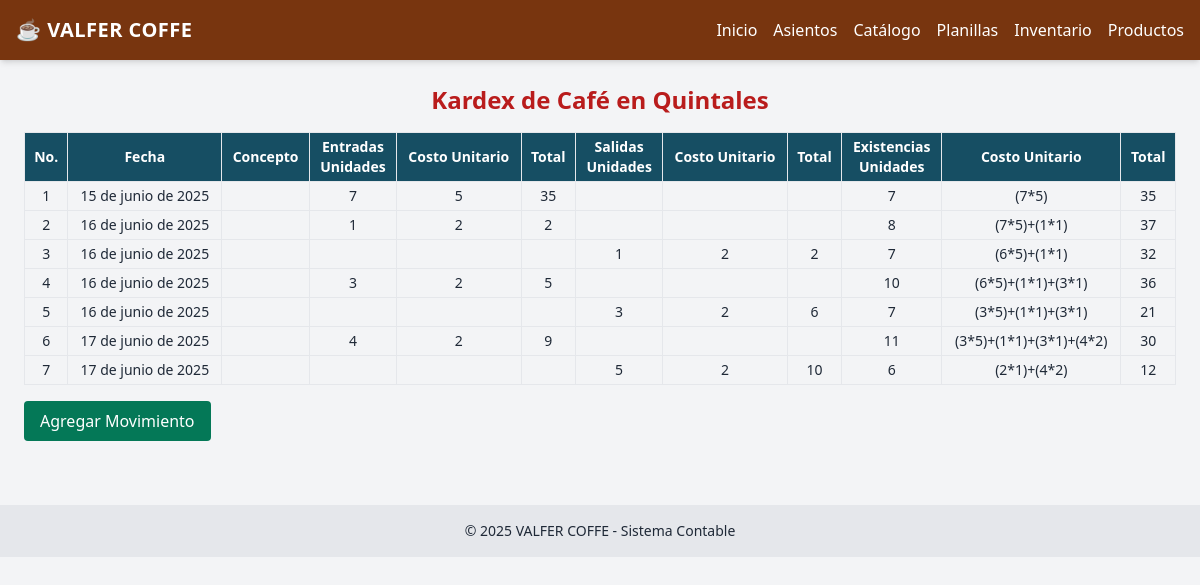
/kardex/1/, run on an earlier commit of the app's database.
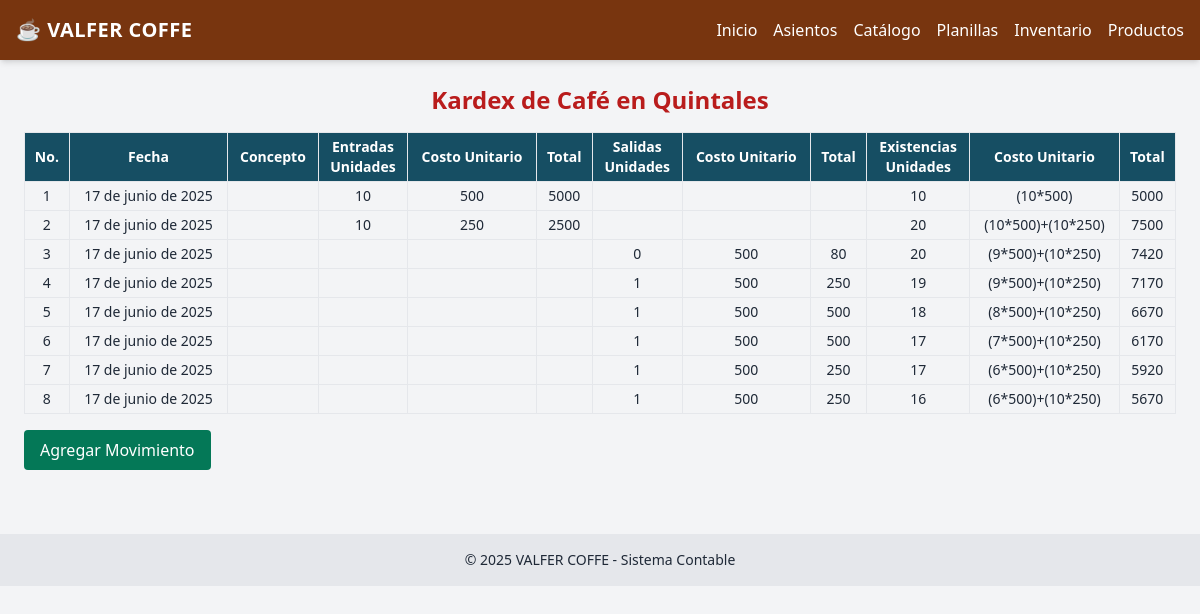
And on a later commit of the database.
### contabilidad/models.py (models this page shows, shortened)
class KardexMateriaPrima(models.Model):
    materia_prima = models.ForeignKey(MateriaPrima, on_delete=models.CASCADE)
    fecha = models.DateField()
    tipo_movimiento = models.CharField(max_length=20, choices=[('entrada','Entrada'),('salida','Salida'),('proceso','Consumo Proceso')])
    concepto = models.CharField(max_length=255, blank=True, null=True)  # Ej: factura, proceso, etc.
    cantidad = models.DecimalField(max_digits=12, decimal_places=2)
    costo_unitario = models.DecimalField(max_digits=12, decimal_places=2)
    total = models.DecimalField(max_digits=12, decimal_places=2)
    saldo_cantidad = models.DecimalField(max_digits=12, decimal_places=2)
    saldo_total = models.DecimalField(max_digits=12, decimal_places=2)

### contabilidad/views.py (the view)
# urls.py: path('kardex/<int:materia_prima_id>/', views.kardex_materia_prima_list, name='kardex_materia_prima_list'),
def kardex_materia_prima_list(request, materia_prima_id):
    materia = get_object_or_404(MateriaPrima, id=materia_prima_id)
    movimientos = KardexMateriaPrima.objects.filter(materia_prima=materia).order_by('fecha', 'id')
    existencias_peps = calcular_existencias_peps(movimientos)
    movimientos_y_lotes = zip(movimientos, existencias_peps)
    return render(request, 'inventario/kardex_materia_prima_list.html', {
        'materia': materia,
        'movimientos_y_lotes': movimientos_y_lotes,
    })

### contabilidad/templates/inventario/kardex_materia_prima_list.html (shortened to what this page needs)
{% extends 'contabilidad/base.html' %}
{% block content %}
<h2 class="text-2xl font-bold mb-4 text-center text-red-700">Kardex de {{ materia.nombre }}</h2>
<div class="overflow-x-auto">
  <table class="w-full text-sm border text-center">
    <thead class="bg-cyan-900 text-white">
      <tr>
        <th class="border px-2 py-1">No.</th>
        <th class="border px-2 py-1">Fecha</th>
        <th class="border px-2 py-1">Concepto</th>
        <th class="border px-2 py-1">Entradas<br>Unidades</th>
        <th class="border px-2 py-1">Costo Unitario</th>
        <th class="border px-2 py-1">Total</th>
        <th class="border px-2 py-1">Salidas<br>Unidades</th>
        <th class="border px-2 py-1">Costo Unitario</th>
        <th class="border px-2 py-1">Total</th>
        <th class="border px-2 py-1">Existencias<br>Unidades</th>
        <th class="border px-2 py-1">Costo Unitario</th>
        <th class="border px-2 py-1">Total</th>
      </tr>
    </thead>
    <tbody>
      {% for mov, exist in movimientos_y_lotes %}
        <tr>
          <td class="border px-2 py-1">{{ forloop.counter }}</td>
          <td class="border px-2 py-1">{{ mov.fecha }}</td>
          <td class="border px-2 py-1">{{ mov.referencia }}</td>
          {% if mov.tipo_movimiento == 'entrada' %}
            <td class="border px-2 py-1">{{ mov.cantidad|floatformat:0 }}</td>
            <td class="border px-2 py-1">{{ mov.costo_unitario|floatformat:0 }}</td>
            <td class="border px-2 py-1">{{ mov.total|floatformat:0 }}</td>
            <td class="border px-2 py-1"></td>
            <td class="border px-2 py-1"></td>
            <td class="border px-2 py-1"></td>
          {% elif mov.tipo_movimiento in 'salida proceso' %}
            <td class="border px-2 py-1"></td>
            <td class="border px-2 py-1"></td>
            <td class="border px-2 py-1"></td>
            <td class="border px-2 py-1">{{ mov.cantidad|floatformat:0 }}</td>
            <td class="border px-2 py-1">{{ mov.costo_unitario|floatformat:0 }}</td>
            <td class="border px-2 py-1">{{ mov.total|floatformat:0 }}</td>
          {% endif %}
          <td class="border px-2 py-1">{{ exist.unidades_totales|floatformat:0 }}</td>
          <td class="border px-2 py-1">{{ exist.detalle }}</td>
          <td class="border px-2 py-1">{{ exist.valor_total|floatformat:0 }}</td>
        </tr>
      {% endfor %}
    </tbody>
  </table>
</div>
<div class="mt-4">
  <a href="{% url 'kardex_materia_prima_nuevo' materia.id %}" class="inline-block bg-emerald-700 text-white px-4 py-2 rounded hover:bg-emerald-800 transition">Agregar Movimiento</a>
</div>
{% endblock %}

What changed in the data, as far as the page shows it:
no longer on this page (row edited): KardexMateriaPrima: fecha "15 de junio de 2025", cantidad "7", costo_unitario "5", total "35", unidades_totales "7", detalle "(7*5)", valor_total "35"
no longer on this page (row edited): KardexMateriaPrima: fecha "16 de junio de 2025", cantidad "3", costo_unitario "2", total "5", unidades_totales "10", detalle "(6*5)+(1*1)+(3*1)", valor_total "36"
no longer on this page (row edited): KardexMateriaPrima: fecha "17 de junio de 2025", cantidad "4", costo_unitario "2", total "9", unidades_totales "11", detalle "(3*5)+(1*1)+(3*1)+(4*2)", valor_total "30"
changed KardexMateriaPrima (number 1 of 8 on the later page): fecha "16 de junio de 2025" → "17 de junio de 2025"; cantidad "1" → "10"; costo_unitario "2" → "500"; total "2" → "5000"; unidades_totales "8" → "10"; detalle "(7*5)+(1*1)" → "(10*500)"; valor_total "37" → "5000"
changed KardexMateriaPrima (number 2 of 8 on the later page): fecha "16 de junio de 2025" → "17 de junio de 2025"; tipo_movimiento "salida" → "entrada" (drawn); unidades_totales "7" → "20"; detalle "(6*5)+(1*1)" → "(10*500)+(10*250)"; valor_total "32" → "7500"; cantidad "1" → "10"; costo_unitario "2" → "250"; total "2" → "2500"
changed KardexMateriaPrima (number 3 of 8 on the later page): fecha "16 de junio de 2025" → "17 de junio de 2025"; cantidad "3" → "0"; costo_unitario "2" → "500"; total "6" → "80"; unidades_totales "7" → "20"; detalle "(3*5)+(1*1)+(3*1)" → "(9*500)+(10*250)"; valor_total "21" → "7420"
changed KardexMateriaPrima (number 4 of 8 on the later page): cantidad "5" → "1"; costo_unitario "2" → "500"; total "10" → "250"; unidades_totales "6" → "19"; detalle "(2*1)+(4*2)" → "(9*500)+(10*250)"; valor_total "12" → "7170"
added KardexMateriaPrima: fecha "17 de junio de 2025", cantidad "1", costo_unitario "500", total "500", unidades_totales "18", detalle "(8*500)+(10*250)", valor_total "6670"
added KardexMateriaPrima: fecha "17 de junio de 2025", cantidad "1", costo_unitario "500", total "500", unidades_totales "17", detalle "(7*500)+(10*250)", valor_total "6170"
added KardexMateriaPrima: fecha "17 de junio de 2025", cantidad "1", costo_unitario "500", total "250", unidades_totales "17", detalle "(6*500)+(10*250)", valor_total "5920"
added KardexMateriaPrima: fecha "17 de junio de 2025", cantidad "1", costo_unitario "500", total "250", unidades_totales "16", detalle "(6*500)+(10*250)", valor_total "5670"
